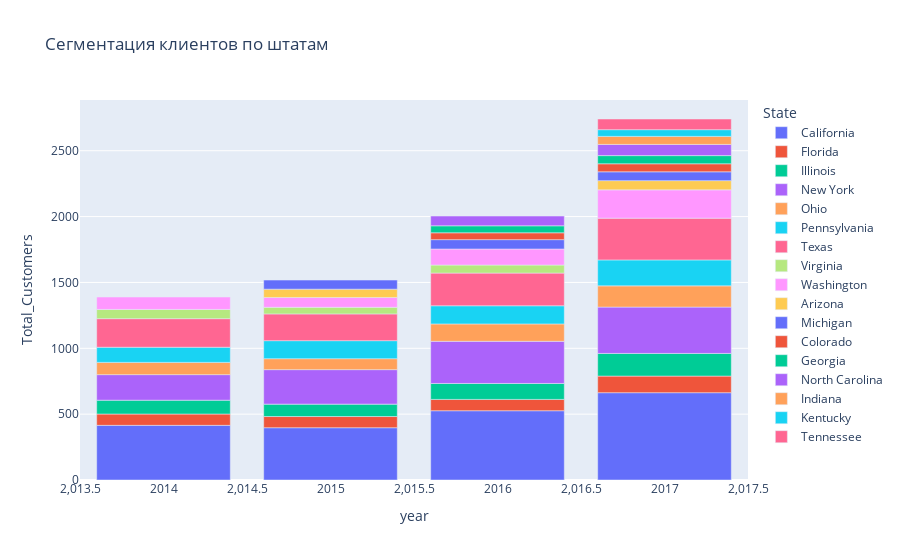

Notebook source saved alongside this figure:
### Code cell
# посмотреть динамику выручки и прибыли по всем сегментам
#State.describe()
State_group = State.groupby(['year', 'State']).agg(Total_Customers=('Customer ID', 'sum')).reset_index()

State_filter = State_group[State_group['Total_Customers'] >= 50] # добавить сортировку
#State_filter['year'].unique()
graf = px.bar(
     State_filter,
     x = 'year',
     y = 'Total_Customers',
     color = 'State',
     title = 'Сегментация клиентов по штатам'
    )

graf.show() # пофиксить нумерацию годов

### Figure 1 — Plotly figure (JSON) as saved in the notebook; plotly's stock layout.template omitted (floating-point values rounded to 4 significant figures)
{"data": [{"alignmentgroup": "True", "hovertemplate": "State=California<br>year=%{x}<br>Total_Customers=%{y}<extra></extra>", "legendgroup": "California", "marker": {"color": "#636efa", "pattern": {"shape": ""}}, "name": "California", "offsetgroup": "California", "orientation": "v", "showlegend": true, "textposition": "auto", "type": "bar", "x": [2014, 2015, 2016, 2017], "xaxis": "x", "y": [415, 397, 526, 663], "yaxis": "y"}, {"alignmentgroup": "True", "hovertemplate": "State=Florida<br>year=%{x}<br>Total_Customers=%{y}<extra></extra>", "legendgroup": "Florida", "marker": {"color": "#EF553B", "pattern": {"shape": ""}}, "name": "Florida", "offsetgroup": "Florida", "orientation": "v", "showlegend": true, "textposition": "auto", "type": "bar", "x": [2014, 2015, 2016, 2017], "xaxis": "x", "y": [86, 85, 86, 126], "yaxis": "y"}, {"alignmentgroup": "True", "hovertemplate": "State=Illinois<br>year=%{x}<br>Total_Customers=%{y}<extra></extra>", "legendgroup": "Illinois", "marker": {"color": "#00cc96", "pattern": {"shape": ""}}, "name": "Illinois", "offsetgroup": "Illinois", "orientation": "v", "showlegend": true, "textposition": "auto", "type": "bar", "x": [2014, 2015, 2016, 2017], "xaxis": "x", "y": [105, 94, 121, 172], "yaxis": "y"}, {"alignmentgroup": "True", "hovertemplate": "State=New York<br>year=%{x}<br>Total_Customers=%{y}<extra></extra>", "legendgroup": "New York", "marker": {"color": "#ab63fa", "pattern": {"shape": ""}}, "name": "New York", "offsetgroup": "New York", "orientation": "v", "showlegend": true, "textposition": "auto", "type": "bar", "x": [2014, 2015, 2016, 2017], "xaxis": "x", "y": [194, 262, 320, 352], "yaxis": "y"}, {"alignmentgroup": "True", "hovertemplate": "State=Ohio<br>year=%{x}<br>Total_Customers=%{y}<extra></extra>", "legendgroup": "Ohio", "marker": {"color": "#FFA15A", "pattern": {"shape": ""}}, "name": "Ohio", "offsetgroup": "Ohio", "orientation": "v", "showlegend": true, "textposition": "auto", "type": "bar", "x": [2014, 2015, 2016, 2017], "xaxis": "x", "y": [93, 83, 132, 161], "yaxis": "y"}, {"alignmentgroup": "True", "hovertemplate": "State=Pennsylvania<br>year=%{x}<br>Total_Customers=%{y}<extra></extra>", "legendgroup": "Pennsylvania", "marker": {"color": "#19d3f3", "pattern": {"shape": ""}}, "name": "Pennsylvania", "offsetgroup": "Pennsylvania", "orientation": "v", "showlegend": true, "textposition": "auto", "type": "bar", "x": [2014, 2015, 2016, 2017], "xaxis": "x", "y": [115, 137, 138, 197], "yaxis": "y"}, {"alignmentgroup": "True", "hovertemplate": "State=Texas<br>year=%{x}<br>Total_Customers=%{y}<extra></extra>", "legendgroup": "Texas", "marker": {"color": "#FF6692", "pattern": {"shape": ""}}, "name": "Texas", "offsetgroup": "Texas", "orientation": "v", "showlegend": true, "textposition": "auto", "type": "bar", "x": [2014, 2015, 2016, 2017], "xaxis": "x", "y": [217, 203, 248, 317], "yaxis": "y"}, {"alignmentgroup": "True", "hovertemplate": "State=Virginia<br>year=%{x}<br>Total_Customers=%{y}<extra></extra>", "legendgroup": "Virginia", "marker": {"color": "#B6E880", "pattern": {"shape": ""}}, "name": "Virginia", "offsetgroup": "Virginia", "orientation": "v", "showlegend": true, "textposition": "auto", "type": "bar", "x": [2014, 2015, 2016], "xaxis": "x", "y": [70, 50, 61], "yaxis": "y"}, {"alignmentgroup": "True", "hovertemplate": "State=Washington<br>year=%{x}<br>Total_Customers=%{y}<extra></extra>", "legendgroup": "Washington", "marker": {"color": "#FF97FF", "pattern": {"shape": ""}}, "name": "Washington", "offsetgroup": "Washington", "orientation": "v", "showlegend": true, "textposition": "auto", "type": "bar", "x": [2014, 2015, 2016, 2017], "xaxis": "x", "y": [94, 75, 122, 215], "yaxis": "y"}, {"alignmentgroup": "True", "hovertemplate": "State=Arizona<br>year=%{x}<br>Total_Customers=%{y}<extra></extra>", "legendgroup": "Arizona", "marker": {"color": "#FECB52", "pattern": {"shape": ""}}, "name": "Arizona", "offsetgroup": "Arizona", "orientation": "v", "showlegend": true, "textposition": "auto", "type": "bar", "x": [2015, 2017], "xaxis": "x", "y": [63, 70], "yaxis": "y"}, {"alignmentgroup": "True", "hovertemplate": "State=Michigan<br>year=%{x}<br>Total_Customers=%{y}<extra></extra>", "legendgroup": "Michigan", "marker": {"color": "#636efa", "pattern": {"shape": ""}}, "name": "Michigan", "offsetgroup": "Michigan", "orientation": "v", "showlegend": true, "textposition": "auto", "type": "bar", "x": [2015, 2016, 2017], "xaxis": "x", "y": [69, 71, 67], "yaxis": "y"}, {"alignmentgroup": "True", "hovertemplate": "State=Colorado<br>year=%{x}<br>Total_Customers=%{y}<extra></extra>", "legendgroup": "Colorado", "marker": {"color": "#EF553B", "pattern": {"shape": ""}}, "name": "Colorado", "offsetgroup": "Colorado", "orientation": "v", "showlegend": true, "textposition": "auto", "type": "bar", "x": [2016, 2017], "xaxis": "x", "y": [52, 61], "yaxis": "y"}, {"alignmentgroup": "True", "hovertemplate": "State=Georgia<br>year=%{x}<br>Total_Customers=%{y}<extra></extra>", "legendgroup": "Georgia", "marker": {"color": "#00cc96", "pattern": {"shape": ""}}, "name": "Georgia", "offsetgroup": "Georgia", "orientation": "v", "showlegend": true, "textposition": "auto", "type": "bar", "x": [2016, 2017], "xaxis": "x", "y": [53, 62], "yaxis": "y"}, {"alignmentgroup": "True", "hovertemplate": "State=North Carolina<br>year=%{x}<br>Total_Customers=%{y}<extra></extra>", "legendgroup": "North Carolina", "marker": {"color": "#ab63fa", "pattern": {"shape": ""}}, "name": "North Carolina", "offsetgroup": "North Carolina", "orientation": "v", "showlegend": true, "textposition": "auto", "type": "bar", "x": [2016, 2017], "xaxis": "x", "y": [74, 85], "yaxis": "y"}, {"alignmentgroup": "True", "hovertemplate": "State=Indiana<br>year=%{x}<br>Total_Customers=%{y}<extra></extra>", "legendgroup": "Indiana", "marker": {"color": "#FFA15A", "pattern": {"shape": ""}}, "name": "Indiana", "offsetgroup": "Indiana", "orientation": "v", "showlegend": true, "textposition": "auto", "type": "bar", "x": [2017], "xaxis": "x", "y": [61], "yaxis": "y"}, {"alignmentgroup": "True", "hovertemplate": "State=Kentucky<br>year=%{x}<br>Total_Customers=%{y}<extra></extra>", "legendgroup": "Kentucky", "marker": {"color": "#19d3f3", "pattern": {"shape": ""}}, "name": "Kentucky", "offsetgroup": "Kentucky", "orientation": "v", "showlegend": true, "textposition": "auto", "type": "bar", "x": [2017], "xaxis": "x", "y": [51], "yaxis": "y"}, {"alignmentgroup": "True", "hovertemplate": "State=Tennessee<br>year=%{x}<br>Total_Customers=%{y}<extra></extra>", "legendgroup": "Tennessee", "marker": {"color": "#FF6692", "pattern": {"shape": ""}}, "name": "Tennessee", "offsetgroup": "Tennessee", "orientation": "v", "showlegend": true, "textposition": "auto", "type": "bar", "x": [2017], "xaxis": "x", "y": [81], "yaxis": "y"}], "layout": {"autosize": true, "barmode": "relative", "legend": {"title": {"text": "State"}, "tracegroupgap": 0}, "title": {"text": "Сегментация клиентов по штатам"}, "xaxis": {"anchor": "y", "autorange": true, "domain": [0, 1], "range": [2014.0, 2018.0], "title": {"text": "year"}, "type": "linear"}, "yaxis": {"anchor": "x", "autorange": true, "domain": [0, 1], "range": [0, 2885.0], "title": {"text": "Total_Customers"}, "type": "linear"}}}
